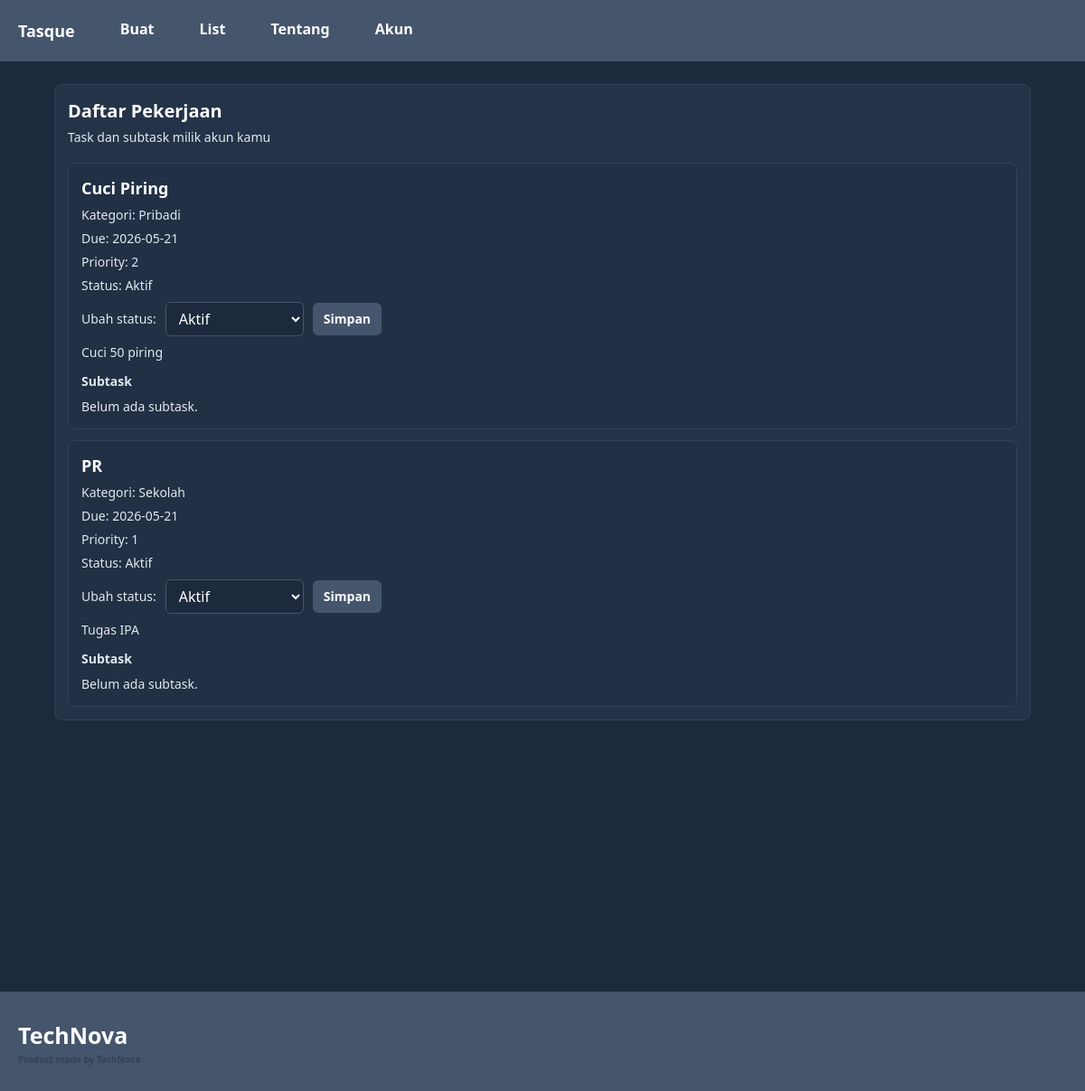
Screenshot of /list.php (signed in) with the database file from the repository.
### tables this page shows
CREATE TABLE `task` (
  `task_id` int NOT NULL,
  `user_id` int NOT NULL,
  `cat_id` int NOT NULL,
  `title` varchar(50) NOT NULL,
  `description` text NOT NULL,
  `due_date` date NOT NULL,
  `priority` tinyint NOT NULL,
  `status` tinyint NOT NULL,
  `created_at` date NOT NULL
);

CREATE TABLE `category` (
  `cat_id` int NOT NULL,
  `name` varchar(50) NOT NULL,
  `description` text NOT NULL
);

### auth.php (called while the page is built, shortened)
<?php
function current_user_id(): ?int {
    return isset($_SESSION['user_id']) ? (int)$_SESSION['user_id'] : null;
}

### list.php (the view, shortened to what this page needs)
<?php
    require_once "./auth.php";
    $conn = dbConnect();
    $userId = current_user_id();
    $userIdEsc = (int)($userId ?? 0);
    function statusLabel(int $status): string {
        if ($status === 1) return 'Aktif';
        return 'Belum';
    }
    $tasks = [];
    if ($userIdEsc > 0) {
        $res = $conn->query("SELECT t.task_id, t.title AS task_title, t.description AS task_description, t.due_date, t.priority, t.status, c.name AS category_name
                            FROM task t
                            JOIN category c ON c.cat_id = t.cat_id
                            WHERE t.user_id = $userIdEsc
                            ORDER BY t.created_at DESC");
        if ($res) {
            while ($row = $res->fetch_assoc()) {
                $tasks[] = $row;
            }
        }
    }
    $taskSubtasks = [];
?>
<!DOCTYPE html>
<html lang="en">
<head>
    <script src="https://cdn.jsdelivr.net/npm/@tailwindcss/browser@4"></script>
</head>
<body class="bg-slate-800 text-white min-h-screen">
    <?php
        include "./component/navbar.component.php";
        echo NavBar();
    ?>
    <div class="ml-[5%] mr-[5%] mt-[25px]">
        <div class="w-full border border-slate-700 rounded-[8px] bg-slate-700/40 p-[14px]">
            <div class="flex items-start justify-between flex-wrap gap-[10px]">
                <div>
                    <div class="text-[20px] font-bold">Daftar Pekerjaan</div>
                    <div class="text-slate-200 text-sm mt-[4px]">Task dan subtask milik akun kamu</div>
                </div>
            </div>
            <?php if (empty($tasks)): ?>
                <div class="mt-[18px] text-slate-200">Belum ada task.</div>
            <?php else: ?>
                <div class="mt-[18px] flex flex-col gap-[12px]">
                    <?php foreach ($tasks as $t): ?>
                        <?php
                            $tid = (int)$t['task_id'];
                            $subtasks = $taskSubtasks[$tid] ?? [];
                        ?>
                        <div class="border border-slate-700 rounded-[8px] bg-slate-800/30 p-[14px]">
                            <div class="flex items-start justify-between gap-[12px] flex-wrap">
                                <div>
                                    <div class="text-[18px] font-bold"><?php echo htmlspecialchars((string)$t['task_title']); ?></div>
                                    <div class="text-slate-200 text-sm mt-[6px]">Kategori: <?php echo htmlspecialchars((string)$t['category_name']); ?></div>
                                    <div class="text-slate-200 text-sm mt-[6px]">Due: <?php echo htmlspecialchars((string)$t['due_date']); ?></div>
                                    <div class="text-slate-200 text-sm mt-[6px]">Priority: <?php echo htmlspecialchars((string)$t['priority']); ?></div>
                                    <div class="text-slate-200 text-sm mt-[6px]">Status: <?php echo statusLabel((int)$t['status']); ?></div>
                                    <form method="post" action="" class="mt-[8px]">
                                        <div class="flex items-center gap-[10px] flex-wrap">
                                            <label class="text-slate-200 text-sm">Ubah status:</label>
                                            <select name="status" class="rounded-[6px] bg-slate-800 border border-slate-600 px-[10px] py-[6px] focus:outline-none">
                                                <option value="1" <?php echo ((int)$t['status'] === 1) ? 'selected' : ''; ?>>Aktif</option>
                                            </select>
                                            <button type="submit" class="rounded-[6px] bg-slate-600 hover:bg-slate-500 transition-colors px-[12px] py-[8px] text-sm font-semibold">
                                                Simpan
                                            </button>
                                        </div>
                                    </form>
                                    <div class="text-slate-200 text-sm mt-[8px]">
                                        <?php echo nl2br(htmlspecialchars((string)$t['task_description'])); ?>
                                    </div>
                                </div>
                            </div>
                            <div class="mt-[12px]">
                                <div class="flex items-center justify-between gap-[10px]">
                                    <div class="text-slate-200 text-sm font-semibold mb-[8px]">Subtask</div>
                                </div>
                                <?php if (empty($subtasks)): ?>
                                    <div class="text-slate-200 text-sm">Belum ada subtask.</div>
                                <?php endif; ?>
                            </div>
                        </div>
                    <?php endforeach; ?>
                </div>
            <?php endif; ?>
        </div>
    </div>
    <?php
        include "./component/footer.component.php";
        echo Footer();
    ?>
</body>
</html>

### rows the page displays
task: title "Cuci Piring", cat.name "Pribadi", due_date "2026-05-21", priority "2", status "Aktif", description "Cuci 50 piring"
task: title "PR", cat.name "Sekolah", due_date "2026-05-21", priority "1", status "Aktif", description "Tugas IPA"
